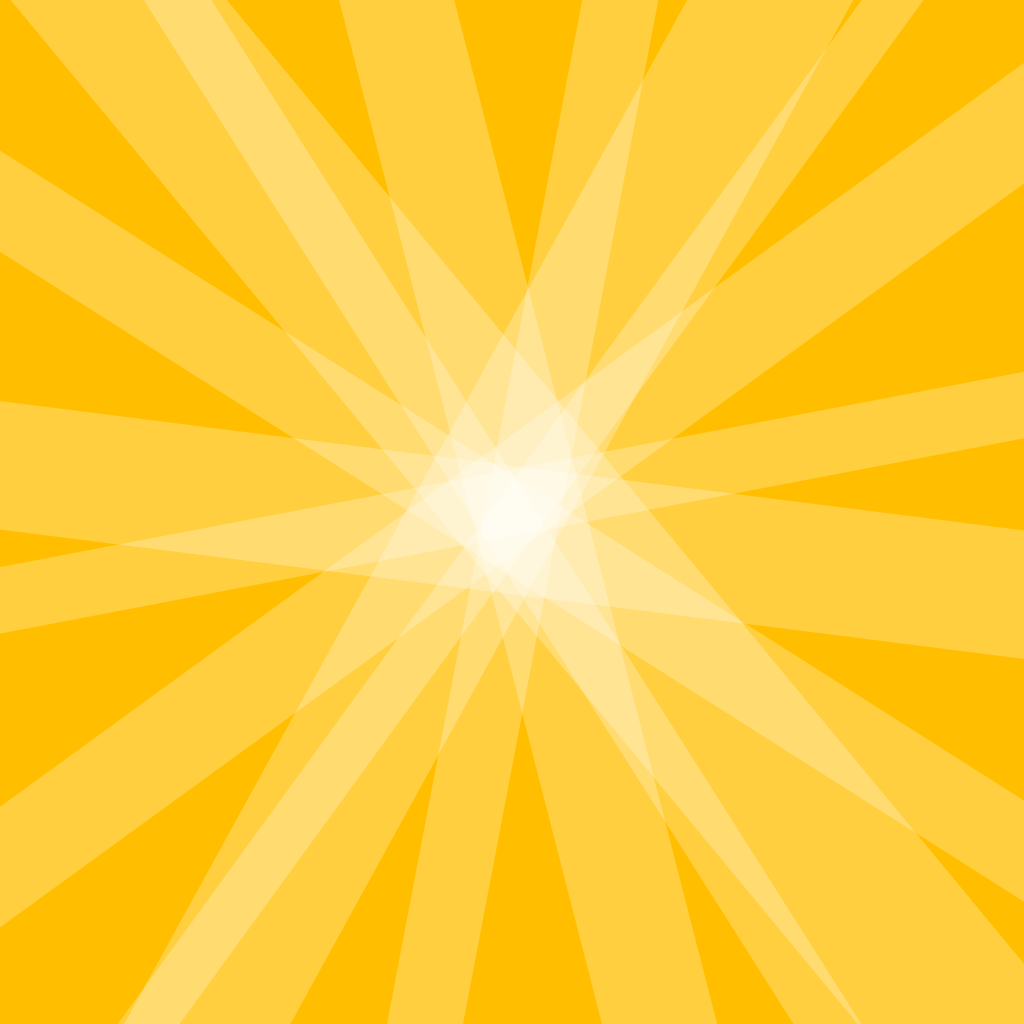
Frame 1 (no input)
Frame 60 (the mouse pressed at the canvas centre just before this capture): identical to frame 1, image omitted
Frame 120 (the mouse held since frame 60 and released just before this capture): identical to frame 1, image omitted

The Processing sketch that drew this single still picture (run headless with seeded random() and noise(); from frame 60 on, the mouse is pressed at the canvas centre):

// Processing sketch: lec3_transformations_230909a
// ── lec3_transformations_230909a.pde
void setup() {
  size(1024, 1024);
  rectMode(CENTER);
}

void draw(){
  background(#FFBF00); // yellow background
  fill(255, 64);  // white, 64/255 opacity
  
  // move the origin point to the center
  translate(width/2, height/2);
  
  //this lets us see the center axis
  //for development purposes
  //stroke(0);
  //line(-9999, 0, 9999, 0);
  //line(0, -9999, 0, 9999);
  
  // we're labeling some values
  // so we can reuse them
  // we'll talk about these more later
  // please note: i picked these values by tweaking,
  // so they'll be weird numbers
  float shrinkAmount = 1.143;
  float spinAmount = TAU * 0.31;
  PVector translateAmount = new PVector(0, 0);
  PVector shapeAnchor = new PVector(width/4, 7);
  float shapeLength = 3000;
  
  // draw our first shape
  noStroke();
  rotate(TAU * -0.15);  // initial rotation
  rect(shapeAnchor.x, shapeAnchor.y, shapeLength, 50);
  
  // do the first transformation and draw the shape again
  rotate(spinAmount);
  scale(shrinkAmount);
  translate(translateAmount.x, translateAmount.y);
  rect(shapeAnchor.x, shapeAnchor.y, shapeLength, 50);
  
  // everything below was copy+pasted
  // once i was happy with the second shape
  rotate(spinAmount);
  scale(shrinkAmount);
  translate(translateAmount.x, translateAmount.y);
  rect(shapeAnchor.x, shapeAnchor.y, shapeLength, 50);
  
  rotate(spinAmount);
  scale(shrinkAmount);
  translate(translateAmount.x, translateAmount.y);
  rect(shapeAnchor.x, shapeAnchor.y, shapeLength, 50);
  
  rotate(spinAmount);
  scale(shrinkAmount);
  translate(translateAmount.x, translateAmount.y);
  rect(shapeAnchor.x, shapeAnchor.y, shapeLength, 50);
  
  rotate(spinAmount);
  scale(shrinkAmount);
  translate(translateAmount.x, translateAmount.y);
  rect(shapeAnchor.x, shapeAnchor.y, shapeLength, 50);
  
  rotate(spinAmount);
  scale(shrinkAmount);
  translate(translateAmount.x, translateAmount.y);
  rect(shapeAnchor.x, shapeAnchor.y, shapeLength, 50);
  
  rotate(spinAmount);
  scale(shrinkAmount);
  translate(translateAmount.x, translateAmount.y);
  rect(shapeAnchor.x, shapeAnchor.y, shapeLength, 50); 
  
  rotate(spinAmount);
  scale(shrinkAmount);
  translate(translateAmount.x, translateAmount.y);
  rect(shapeAnchor.x, shapeAnchor.y, shapeLength, 50); 
  
  rotate(spinAmount);
  scale(shrinkAmount);
  translate(translateAmount.x, translateAmount.y);
  rect(shapeAnchor.x, shapeAnchor.y, shapeLength, 50);  
}
